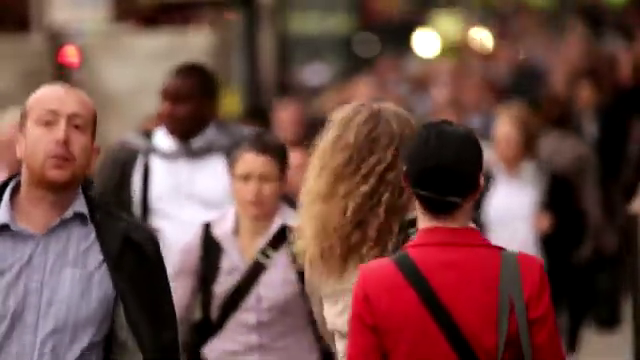
#> input picture frame 72 of crowd.mp4, 640 x 360 px
$ python videodet.py
#> lines starting #> are read from the running program, lines starting #| are printed output that depends on the picture; after the words box and inside, x2 and y2 are one past the last pixel; in counts of white or black regions, pixels touching at a corner belong together
import cv2
from random import randrange as r

trainedData=cv2.CascadeClassifier('face.xml')

#choose image
webcam = cv2.VideoCapture('crowd.mp4')
while True:
    success,frame=webcam.read()
#> frame is the input picture: shape (360, 640, 3); mean B, G, R 68.1, 74, 110.7

    greyImage=cv2.cvtColor(frame,cv2.COLOR_BGR2GRAY)
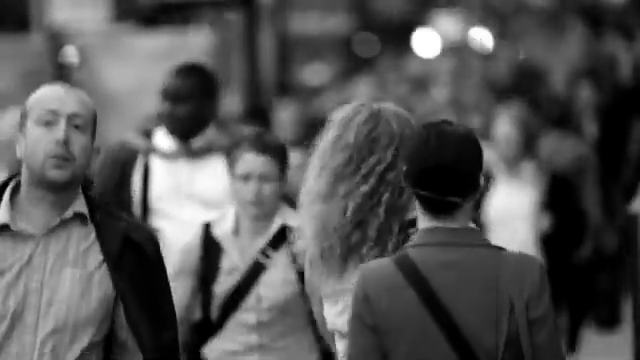
#> greyImage: shape (360, 640); min 0, max 255, mean 84.2

    faceCoordinates=trainedData.detectMultiScale(greyImage)
#> faceCoordinates = [[225, 155, 62, 62], [18, 90, 89, 89]]

    for x,y,w,h in faceCoordinates:
        cv2.rectangle(frame,(x,y),(x+w,y+h),(r(0,256),r(0,256),r(0,256)),2)
#> this loop made 2 passes
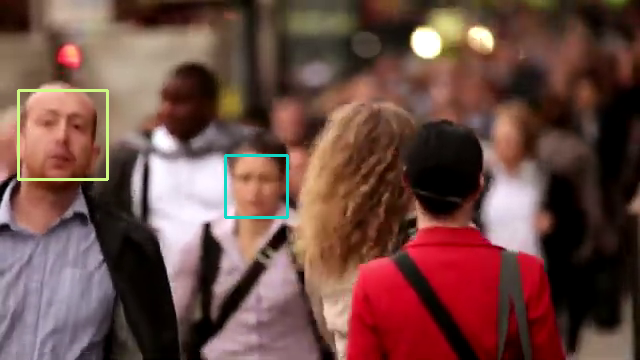
#> frame: shape (360, 640, 3); 0.78% of pixels changed, all inside (x1, y1, x2, y2) = (17, 89, 289, 219)

    # show/display image
    cv2.imshow('Single Person', frame)

    key=cv2.waitKey(24)
#> (key Esc is pressed here)
    if(key==82 or key==113):
        break

webcam.release

print('End of program')

$ run again, starting later in the video
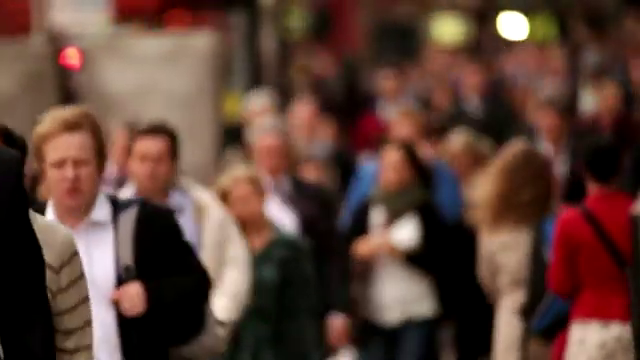
#> input picture frame 324 of crowd.mp4, 640 x 360 px
#> frame is the input picture: shape (360, 640, 3); mean B, G, R 54.5, 64.8, 93
#> `greyImage=cv2.cvtColor(frame,cv2.COLOR_BGR2GRAY)`:
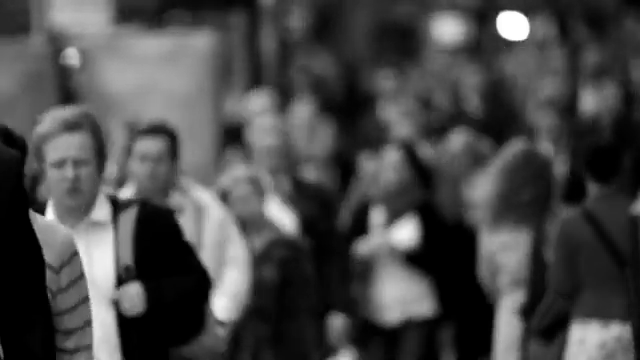
#> greyImage: shape (360, 640); min 0, max 255, mean 72
#> faceCoordinates = [[123, 136, 57, 57], [38, 139, 66, 66], [18, 138, 62, 62], [104, 29, 88, 88]]
#> the loop `for x,y,w,h in faceCoordinates:` made 4 passes
#> after the loop `for x,y,w,h in faceCoordinates:`:
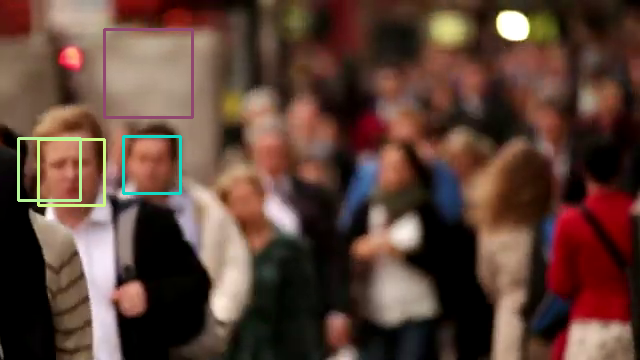
#> frame: shape (360, 640, 3); 1.37% of pixels changed, all inside (x1, y1, x2, y2) = (17, 28, 194, 207)

$ run again, starting later in the video
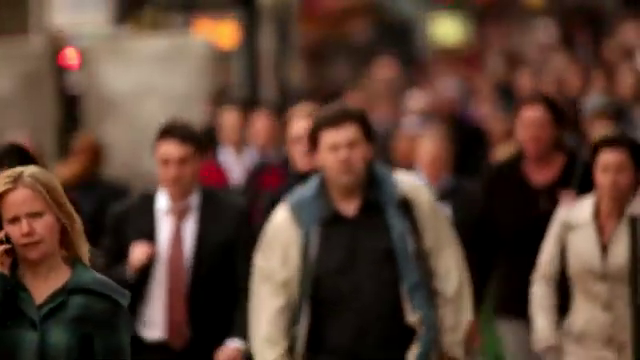
#> input picture frame 576 of crowd.mp4, 640 x 360 px
#> frame is the input picture: shape (360, 640, 3); mean B, G, R 50.4, 63.1, 88.3
#> `greyImage=cv2.cvtColor(frame,cv2.COLOR_BGR2GRAY)`:
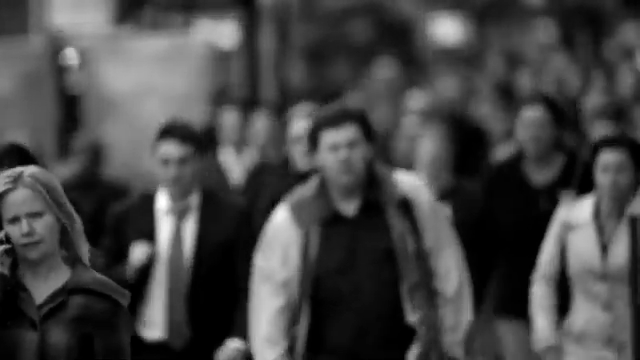
#> greyImage: shape (360, 640); min 0, max 255, mean 69.1
#> faceCoordinates = [[588, 151, 49, 49], [314, 124, 60, 60], [147, 141, 56, 56], [546, 204, 60, 60], [0, 196, 57, 57], [96, 21, 103, 103], [120, 97, 108, 108]]
#> the loop `for x,y,w,h in faceCoordinates:` made 7 passes
#> after the loop `for x,y,w,h in faceCoordinates:`:
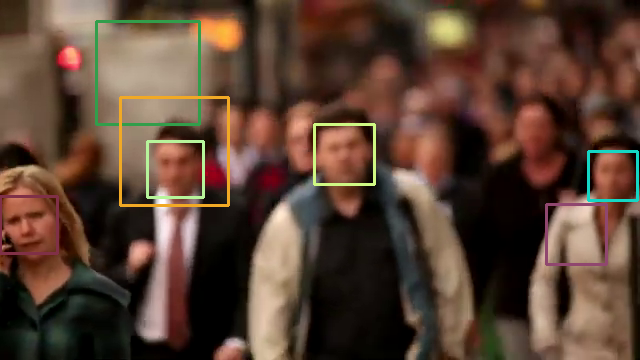
#> frame: shape (360, 640, 3); 2.52% of pixels changed, all inside (x1, y1, x2, y2) = (0, 20, 639, 266)
